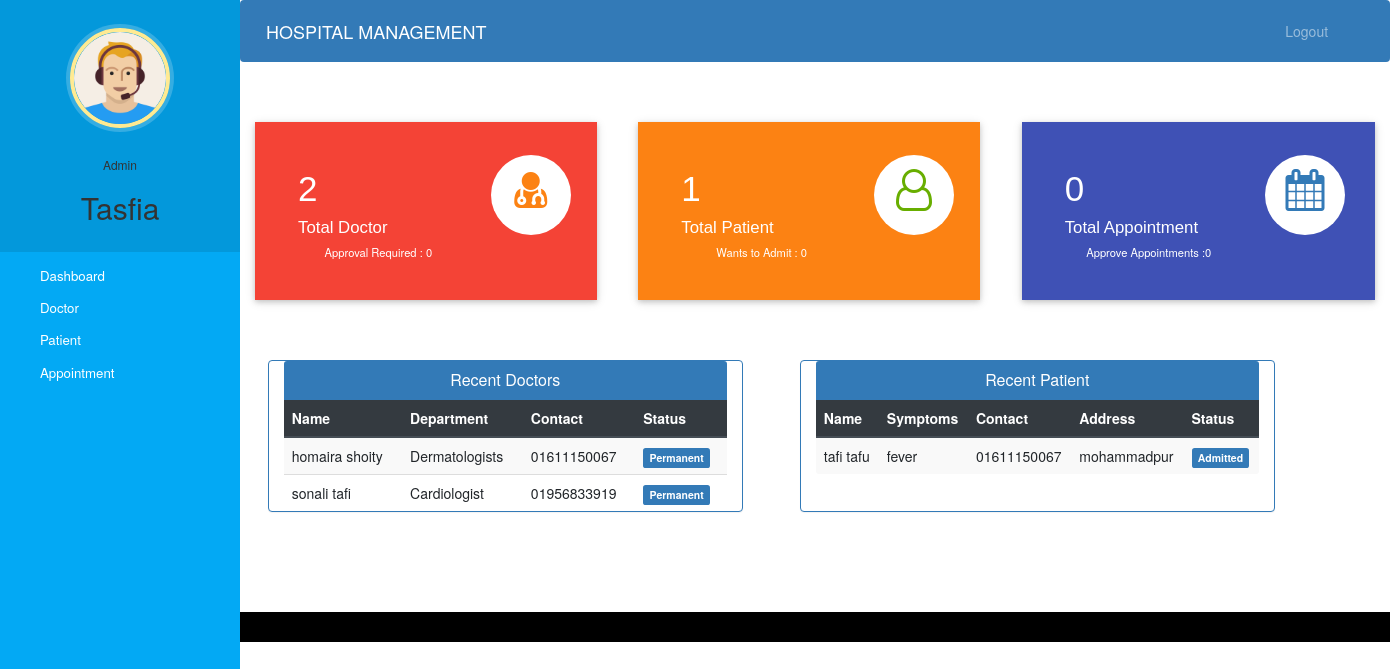
Page /admin-dashboard (signed in) on the committed database.
### hospital/models.py (models this page shows, shortened)
class Doctor(models.Model):
    user=models.OneToOneField(User,on_delete=models.CASCADE)
    profile_pic= models.ImageField(upload_to='profile_pic/DoctorProfilePic/',null=True,blank=True)
    address = models.CharField(max_length=40)
    mobile = models.CharField(max_length=20,null=True)
    department= models.CharField(max_length=50,choices=departments,default='Cardiologist')
    status=models.BooleanField(default=False)
    @property
    def get_name(self):
        return self.user.first_name+" "+self.user.last_name

class Patient(models.Model):
    user=models.OneToOneField(User,on_delete=models.CASCADE)
    profile_pic= models.ImageField(upload_to='profile_pic/PatientProfilePic/',null=True,blank=True)
    address = models.CharField(max_length=40)
    mobile = models.CharField(max_length=20,null=False)
    symptoms = models.CharField(max_length=100,null=False)
    assignedDoctorId = models.PositiveIntegerField(null=True)
    admitDate=models.DateField(auto_now=True)
    status=models.BooleanField(default=False)
    @property
    def get_name(self):
        return self.user.first_name+" "+self.user.last_name

### hospital/views.py (the view)
# urls.py: path('admin-dashboard', views.admin_dashboard_view,name='admin-dashboard'),
@login_required(login_url='adminlogin')
@user_passes_test(is_admin)
def admin_dashboard_view(request):
    doctors=models.Doctor.objects.all().order_by('-id')
    patients=models.Patient.objects.all().order_by('-id')
    doctorcount=models.Doctor.objects.all().filter(status=True).count()
    pendingdoctorcount=models.Doctor.objects.all().filter(status=False).count()
    patientcount=models.Patient.objects.all().filter(status=True).count()
    pendingpatientcount=models.Patient.objects.all().filter(status=False).count()
    appointmentcount=models.Appointment.objects.all().filter(status=True).count()
    pendingappointmentcount=models.Appointment.objects.all().filter(status=False).count()
    mydict={
    'doctors':doctors,
    'patients':patients,
    'doctorcount':doctorcount,
    'pendingdoctorcount':pendingdoctorcount,
    'patientcount':patientcount,
    'pendingpatientcount':pendingpatientcount,
    'appointmentcount':appointmentcount,
    'pendingappointmentcount':pendingappointmentcount,
    }
    return render(request,'hospital/admin_dashboard.html',context=mydict)

### hospital/views.py (called while the page is built)
def is_admin(user):
    return user.groups.filter(name='ADMIN').exists()

### templates/hospital/admin_dashboard.html
{% extends 'hospital/admin_base.html' %}
{% load static %}
{% block content %}
{%include 'hospital/admin_dashboard_cards.html'%}
<br><br><br>
<div class="container">
  <div class="row">
    <div class="panel panel-primary col-md-5" style="margin-left:2%;">
      <div class="panel-heading" style="text-align:center;">
        <h6 class="panel-title">Recent Doctors</h6>
      </div>
      <table class="table table-hover table-striped" id="dev-table">
        <thead class="thead-dark">
          <tr>
            <th>Name</th>
            <th>Department</th>
            <th>Contact</th>
            <th>Status</th>
          </tr>
        </thead>
        {% for d in doctors %}
        <tr>
          <td> {{d.get_name}}</td>
          <td>{{d.department}}</td>
          <td>{{d.mobile}}</td>
          {%if d.status%}
          <td> <span class="label label-primary">Permanent</span></td>
          {% else %}
          <td> <span class="label label-success">On Hold</span></td>
          {% endif %}
        </tr>
        {% endfor %}
      </table>
    </div>
    <div class="panel panel-primary col-md-5" style="margin-left:5%;">
      <div class="panel-heading" style="text-align:center;">
        <h6 class="panel-title">Recent Patient</h6>
      </div>
      <table class="table table-hover table-striped" id="dev-table">
        <thead class="thead-dark">
          <tr>
            <th>Name</th>
            <th>Symptoms</th>
            <th>Contact</th>
            <th>Address</th>
            <th>Status</th>
          </tr>
        </thead>
        {% for p in patients %}
        <tr>
          <td> {{p.get_name}}</td>
          <td>{{p.symptoms}}</td>
          <td>{{p.mobile}}</td>
          <td>{{p.address}}</td>
          {%if p.status%}
          <td> <span class="label label-primary">Admitted</span></td>
          {% else %}
          <td> <span class="label label-success">On Hold</span></td>
          {% endif %}
        </tr>
        {% endfor %}
      </table>
    </div>
  </div>
</div>
{% endblock content %}

### templates/hospital/admin_base.html (shortened to what this page needs)
<!DOCTYPE html>
{% load static %}
<html lang="en">
<head>
  <link rel="stylesheet" href="https://stackpath.bootstrapcdn.com/bootstrap/4.3.1/css/bootstrap.min.css">
  <link rel="stylesheet" href="https://maxcdn.bootstrapcdn.com/font-awesome/4.7.0/css/font-awesome.min.css">
  <link rel="stylesheet" href="{% static '/style.css' %}">
</head>
<body>
  <nav class="menu" tabindex="0">
    <header class="avatar">
      <img src="{% static "images/adminpropic.png" %}" />
      <br><br>
      <h6>Admin</h6>
      <h2>{{request.user.first_name}}</h2>
    </header>
    <ul>
      <li tabindex="0" class="icon-dashboard"> <a style="color:white; text-decoration:none;" href="/admin-dashboard"><span>Dashboard</span></a> </li>
      <li tabindex="0" class="icon-customers"> <a style="color:white; text-decoration:none;" href="/admin-doctor"><span>Doctor</span></a></li>
      <li tabindex="0" class="icon-users"> <a style="color:white; text-decoration:none;" href="/admin-patient"><span>Patient</span></a></li>
      <li tabindex="0" class="icon-calendar"> <a style="color:white; text-decoration:none;" href="/admin-appointment"><span>Appointment</span></a></li>
    </ul>
  </nav>
  <main>
    <div class="bs-example">
      <nav class="navbar navbar-expand-md  navbar-dark fixed-top" style="background:#337AB7;">
        <a href="/admin-dashboard" class="navbar-brand">HOSPITAL MANAGEMENT</a>
        <div class="collapse navbar-collapse justify-content-between" id="navbarCollapse">
          <div class="navbar-nav" style=" margin-left: 90%;">
            <a href="/logout" class="nav-item nav-link">Logout</a>
          </div>
        </div>
      </nav>
    </div>
    <br><br>
    {% block content %}
    {% endblock content %}
    <br><br><br><br>
    <footer>
      <br>
      <div class="container">
        <div class="row">
          <div class="col-md-12 col-sm-12">
          </div>
        </div>
      </div>
    </footer>
  </main>
</body>
</html>

### templates/hospital/admin_dashboard_cards.html (shortened to what this page needs)
<!DOCTYPE html>
<html lang="en" dir="ltr">
<head>
  <link rel="stylesheet" href="https://maxcdn.bootstrapcdn.com/bootstrap/3.4.1/css/bootstrap.min.css">
  <link rel="stylesheet" href="https://cdnjs.cloudflare.com/ajax/libs/font-awesome/4.7.0/css/font-awesome.min.css">
</head>
<body>
  <div class="market-updates">
    <div class="col-md-4 market-update-gd">
      <div class="market-update-block clr-block-1">
        <div class="col-md-8 market-update-left">
          <h3>{{doctorcount}}</h3>
          <h4>Total Doctor</h4>
          <p>Approval Required : {{pendingdoctorcount}}</p>
        </div>
        <div class="col-md-4 market-update-right">
          <i class="fa fa-user-md"></i>
        </div>
        <div class="clearfix"> </div>
      </div>
    </div>
    <div class="col-md-4 market-update-gd">
      <div class="market-update-block clr-block-2">
        <div class="col-md-8 market-update-left">
          <h3>{{patientcount}}</h3>
          <h4>Total Patient</h4>
          <p>Wants to Admit : {{pendingpatientcount}}</p>
        </div>
        <div class="col-md-4 market-update-right">
          <i class="fa fa-user-o"></i>
        </div>
        <div class="clearfix"> </div>
      </div>
    </div>
    <div class="col-md-4 market-update-gd">
      <div class="market-update-block clr-block-3">
        <div class="col-md-8 market-update-left">
          <h3>{{appointmentcount}}</h3>
          <h4>Total Appointment</h4>
          <p>Approve Appointments :{{pendingappointmentcount}} </p>
        </div>
        <div class="col-md-4 market-update-right">
          <i class="fa fa-calendar"> </i>
        </div>
        <div class="clearfix"> </div>
      </div>
    </div>
  </div>
</body>
</html>

### static/style.css (style rules this page uses)
body { padding-left: 240px; }
main { position: relative; height: 100vh; }
.menu { background: #5bc995; height: 100vh; width: 240px; position: fixed; top: 0px; left: 0; z-index: 5; outline: none; }
.menu .avatar { background: rgba(0, 0, 0, 0.1); padding: 2em 0.5em; text-align: center; }
.menu .avatar img { width: 100px; border-radius: 50%; overflow: hidden; border: 4px solid #ffea92; box-shadow: 0 0 0 4px rgba(255, 255, 255, 0.2); }
.menu .avatar h2 { font-weight: normal; margin-bottom: 0; }
.menu ul { list-style: none; padding: 0.5em 0; margin: 0; }
.menu ul li { padding: 0.5em 1em 0.5em 3em; font-size: 0.95em; font-weight: regular; background-repeat: no-repeat; background-position: left 15px center; background-size: auto 20px; transition: all 0.15s linear; cursor: pointer; }
.menu ul li.icon-dashboard { background-image: url("http://www.entypo.com/images//gauge.svg"); }
.menu ul li.icon-customers { background-image: url("http://www.entypo.com/images//briefcase.svg"); }
.menu ul li.icon-users { background-image: url("http://www.entypo.com/images//users.svg"); }
.menu ul li.icon-calendar { background-image: url("http://www.entypo.com/images//calendar.svg"); }

### templates/hospital/admin_base.html (style rules this page uses)
a:link { text-decoration: none; }
a { color: white; }
footer { padding: 0px 0px 0px 0px; background-color: black; margin: 0px; }
.fa { font-size: 23px; width: 60px; text-align: center; text-decoration: none; margin: 5px 2px; border-radius: 50%; }
p { text-align: center; }
body { padding-left: 240px; }
main { position: relative; height: 100vh; }
.menu { background: #03a9f4; height: 100vh; width: 240px; position: fixed; top: 0px; left: 0; z-index: 5; outline: none; }
.menu .avatar { background: rgba(0, 0, 0, 0.1); padding: 2em 0.5em; text-align: center; }
.menu .avatar img { width: 100px; border-radius: 50%; overflow: hidden; border: 4px solid #ffea92; box-shadow: 0 0 0 4px rgba(255, 255, 255, 0.2); }
.menu .avatar h2 { font-weight: normal; margin-bottom: 0; }
.menu ul { list-style: none; padding: 0.5em 0; margin: 0; }
.menu ul li { padding: 0.5em 1em 0.5em 3em; font-size: 0.95em; font-weight: regular; background-repeat: no-repeat; background-position: left 15px center; background-size: auto 20px; transition: all 0.15s linear; cursor: pointer; }
.menu ul li.icon-dashboard { background-image: url("http://www.entypo.com/images//gauge.svg"); }
.menu ul li.icon-customers { background-image: url("http://www.entypo.com/images//briefcase.svg"); }
.menu ul li.icon-users { background-image: url("http://www.entypo.com/images//users.svg"); }
.menu ul li.icon-calendar { background-image: url("http://www.entypo.com/images//calendar.svg"); }

### rows in the picture
Doctor: get_name "homaira shoity", department "Dermatologists", mobile "01611150067", status "Permanent"
Doctor: get_name "sonali tafi", department "Cardiologist", mobile "01956833919", status "Permanent"
Patient: get_name "tafi tafu", symptoms "fever", mobile "01611150067", address "mohammadpur", status "Admitted"

### other values in the picture
{{ request.user.first_name }} "Tasfia"
{{ doctorcount }} "2"
{{ pendingdoctorcount }} "0"
{{ patientcount }} "1"
{{ pendingpatientcount }} "0"
{{ appointmentcount }} "0"
{{ pendingappointmentcount }} "0"
